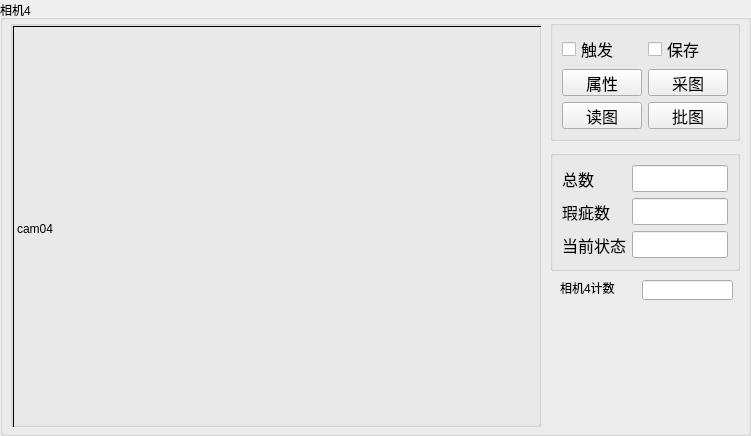
       <widget class="QGroupBox" name="groupBox_3">
        <property name="sizePolicy">
         <sizepolicy hsizetype="Minimum" vsizetype="Minimum">
          <horstretch>0</horstretch>
          <verstretch>0</verstretch>
         </sizepolicy>
        </property>
        <property name="minimumSize">
         <size>
          <width>751</width>
          <height>436</height>
         </size>
        </property>
        <property name="title">
         <string>相机4</string>
        </property>
        <widget class="QGroupBox" name="groupBox_11">
         <property name="geometry">
          <rect>
           <x>550</x>
           <y>20</y>
           <width>190</width>
           <height>121</height>
          </rect>
         </property>
         <property name="sizePolicy">
          <sizepolicy hsizetype="Minimum" vsizetype="Minimum">
           <horstretch>0</horstretch>
           <verstretch>0</verstretch>
          </sizepolicy>
         </property>
         <property name="minimumSize">
          <size>
           <width>190</width>
           <height>121</height>
          </size>
         </property>
         <property name="title">
          <string/>
         </property>
         <layout class="QGridLayout" name="gridLayout_13">
          <item row="0" column="0">
           <layout class="QGridLayout" name="gridLayout_9">
            <item row="0" column="0">
             <widget class="QCheckBox" name="chkTriggerCam04">
              <property name="font">
               <font>
                <pointsize>12</pointsize>
               </font>
              </property>
              <property name="text">
               <string>触发</string>
              </property>
             </widget>
            </item>
            <item row="1" column="0">
             <widget class="QPushButton" name="btnVCDPropertyCam04">
              <property name="font">
               <font>
                <pointsize>12</pointsize>
               </font>
              </property>
              <property name="styleSheet">
               <string notr="true"/>
              </property>
              <property name="text">
               <string>属性</string>
              </property>
             </widget>
            </item>
            <item row="0" column="1">
             <widget class="QCheckBox" name="chkSaveImageCam04">
              <property name="font">
               <font>
                <pointsize>12</pointsize>
               </font>
              </property>
              <property name="text">
               <string>保存</string>
              </property>
             </widget>
            </item>
            <item row="1" column="1">
             <widget class="QPushButton" name="btnGrabImageCam04">
              <property name="font">
               <font>
                <pointsize>12</pointsize>
               </font>
              </property>
              <property name="styleSheet">
               <string notr="true"/>
              </property>
              <property name="text">
               <string>采图</string>
              </property>
             </widget>
            </item>
            <item row="2" column="0">
             <widget class="QPushButton" name="btnReadImageCam04">
              <property name="font">
               <font>
                <pointsize>12</pointsize>
               </font>
              </property>
              <property name="styleSheet">
               <string notr="true"/>
              </property>
              <property name="text">
               <string>读图</string>
              </property>
             </widget>
            </item>
            <item row="2" column="1">
             <widget class="QPushButton" name="btnReadImageCam04_2">
              <property name="font">
               <font>
                <pointsize>12</pointsize>
               </font>
              </property>
              <property name="styleSheet">
               <string notr="true"/>
              </property>
              <property name="text">
               <string>批图</string>
              </property>
             </widget>
            </item>
           </layout>
          </item>
         </layout>
        </widget>
        <widget class="QGroupBox" name="groupBox_12">
         <property name="geometry">
          <rect>
           <x>550</x>
           <y>150</y>
           <width>190</width>
           <height>121</height>
          </rect>
         </property>
         <property name="sizePolicy">
          <sizepolicy hsizetype="Minimum" vsizetype="Minimum">
           <horstretch>0</horstretch>
           <verstretch>0</verstretch>
          </sizepolicy>
         </property>
         <property name="minimumSize">
          <size>
           <width>190</width>
           <height>121</height>
          </size>
         </property>
         <property name="title">
          <string/>
         </property>
         <layout class="QGridLayout" name="gridLayout_18">
          <item row="0" column="0">
           <layout class="QGridLayout" name="gridLayout_8">
            <item row="0" column="1">
             <widget class="QLineEdit" name="edtTotalNumCam04">
              <property name="font">
               <font>
                <pointsize>12</pointsize>
               </font>
              </property>
             </widget>
            </item>
            <item row="2" column="1">
             <widget class="QLineEdit" name="edtCurStateCam04">
              <property name="font">
               <font>
                <pointsize>12</pointsize>
               </font>
              </property>
             </widget>
            </item>
            <item row="2" column="0">
             <widget class="QLabel" name="label_15">
              <property name="font">
               <font>
                <pointsize>12</pointsize>
               </font>
              </property>
              <property name="text">
               <string>当前状态</string>
              </property>
             </widget>
            </item>
            <item row="0" column="0">
             <widget class="QLabel" name="label_13">
              <property name="font">
               <font>
                <pointsize>12</pointsize>
               </font>
              </property>
              <property name="text">
               <string>总数</string>
              </property>
             </widget>
            </item>
            <item row="1" column="1">
             <widget class="QLineEdit" name="edtNGNumCam04">
              <property name="font">
               <font>
                <pointsize>12</pointsize>
               </font>
              </property>
             </widget>
            </item>
            <item row="1" column="0">
             <widget class="QLabel" name="label_14">
              <property name="font">
               <font>
                <pointsize>12</pointsize>
               </font>
              </property>
              <property name="text">
               <string>瑕疵数</string>
              </property>
             </widget>
            </item>
           </layout>
          </item>
         </layout>
        </widget>
        <widget class="QGroupBox" name="groupBox_22">
         <property name="geometry">
          <rect>
           <x>10</x>
           <y>20</y>
           <width>531</width>
           <height>407</height>
          </rect>
         </property>
         <property name="sizePolicy">
          <sizepolicy hsizetype="Minimum" vsizetype="Minimum">
           <horstretch>0</horstretch>
           <verstretch>0</verstretch>
          </sizepolicy>
         </property>
         <property name="minimumSize">
          <size>
           <width>531</width>
           <height>406</height>
          </size>
         </property>
         <property name="title">
          <string/>
         </property>
         <layout class="QGridLayout" name="gridLayout_44">
          <property name="leftMargin">
           <number>0</number>
          </property>
          <property name="topMargin">
           <number>0</number>
          </property>
          <property name="rightMargin">
           <number>0</number>
          </property>
          <property name="bottomMargin">
           <number>0</number>
          </property>
          <property name="spacing">
           <number>0</number>
          </property>
          <item row="0" column="0">
           <widget class="CameraShot" name="labShowImgCam04">
            <property name="sizePolicy">
             <sizepolicy hsizetype="Minimum" vsizetype="Minimum">
              <horstretch>0</horstretch>
              <verstretch>0</verstretch>
             </sizepolicy>
            </property>
            <property name="minimumSize">
             <size>
              <width>529</width>
              <height>405</height>
             </size>
            </property>
            <property name="frameShape">
             <enum>QFrame::Panel</enum>
            </property>
            <property name="text">
             <string>cam04</string>
            </property>
           </widget>
          </item>
         </layout>
        </widget>
        <widget class="QLineEdit" name="camera3">
         <property name="geometry">
          <rect>
           <x>642</x>
           <y>280</y>
           <width>91</width>
           <height>20</height>
          </rect>
         </property>
        </widget>
        <widget class="QLabel" name="reg_lab4">
         <property name="geometry">
          <rect>
           <x>560</x>
           <y>280</y>
           <width>71</width>
           <height>16</height>
          </rect>
         </property>
         <property name="text">
          <string>相机4计数</string>
         </property>
        </widget>
       </widget>
